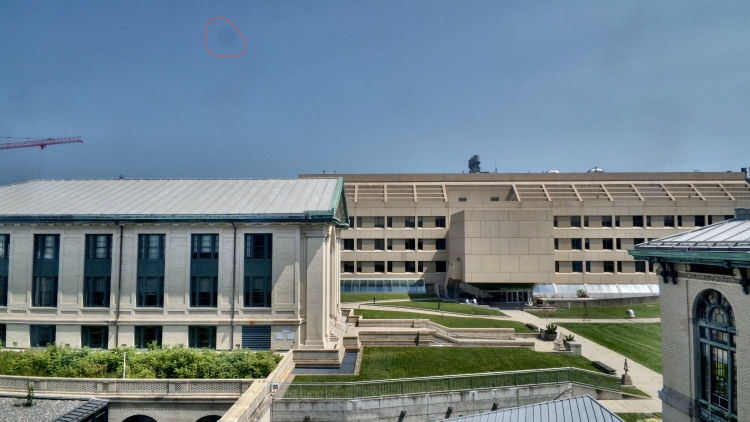
#> input picture Unknown-2.jpeg, 1500 x 843 px (shown at 1/2 size)
$ python -i hdrfuse.py   (imports and definitions only)
#> lines starting #> are read from the running program, lines starting #| are printed output that depends on the picture
#> further down, picture is the input picture: shape (843, 1500, 3); mean B, G, R 137.4, 129.1, 112.5
#!/usr/bin/env /Users/proofsandreasons/monitor/venv/bin/python3
"""hdrfuse.py — exposure-fusion (Mertens) of N bracketed JPEGs into one display JPEG.

Mertens fusion needs NO exposure metadata: each pixel is weighted by local contrast,
saturation, and well-exposedness, then blended in a Laplacian pyramid. That makes it
robust to our approximate UVC brackets and gives a natural, tone-mapped-looking result
(no HDR "grunge"). At 4K a 5-frame fuse is ~1 s on the M1.

Usage: hdrfuse.py OUT.jpg IN1.jpg IN2.jpg [IN3.jpg ...]
Fail-soft: with <2 readable frames it passes the single frame through (or errors if none),
so a bracket hiccup never leaves the caller without an image.
"""
import sys, cv2, numpy as np

JPEG_Q = 92
# Mertens exposure fusion is intentionally FLAT (it avoids HDR halos by staying
# conservative), which reads as milky/low-contrast. Restore a natural "pop" with a
# gentle post-pass: local contrast (CLAHE on L), then global saturation + a mild
# S-curve. Tuned 2026-07-20 against a daytime bracket; adjust here to taste.
CLAHE_CLIP = 1.4          # local-contrast strength (0 disables); keep low so clear sky doesn't get blocky
SAT = 1.20                # saturation multiplier
CON = 1.12                # global contrast multiplier around PIVOT
PIVOT = 118.0             # mid-tone the contrast curve pivots on


def enhance(bgr):
    if CLAHE_CLIP > 0:
        lab = cv2.cvtColor(bgr, cv2.COLOR_BGR2LAB)
#> lab: shape (843, 1500, 3); mean of channels 0, 1, 2 134.2, 125, 121.9
        l, a, b = cv2.split(lab)
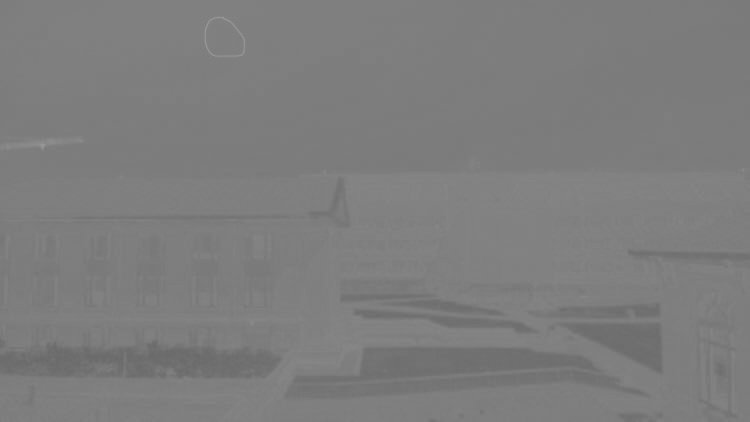
#> a: shape (843, 1500) (shown at 1/2 size); min 104, max 157, mean 125
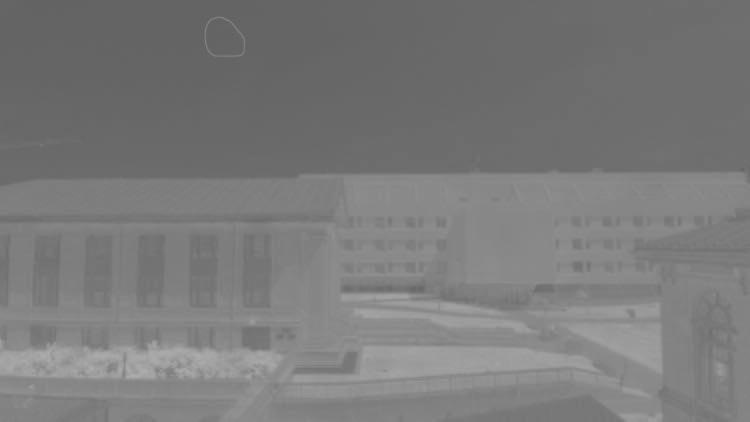
#> b: shape (843, 1500) (shown at 1/2 size); min 96, max 173, mean 121.9
        l = cv2.createCLAHE(clipLimit=CLAHE_CLIP, tileGridSize=(8, 8)).apply(l)
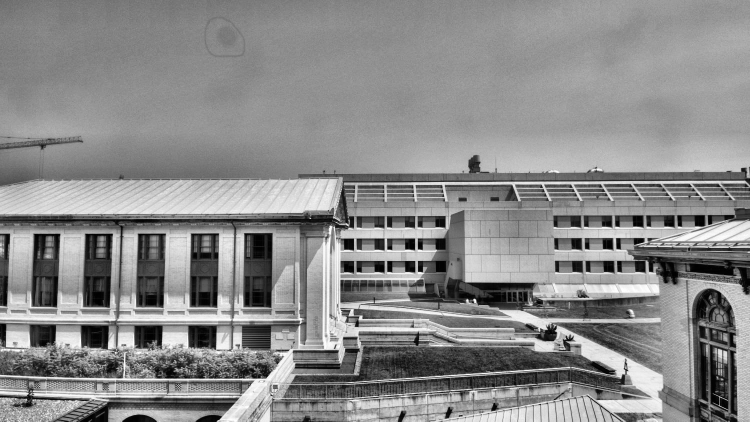
#> l: shape (843, 1500) (shown at 1/2 size); min 0, max 255, mean 138.4
        bgr = cv2.cvtColor(cv2.merge([l, a, b]), cv2.COLOR_LAB2BGR)
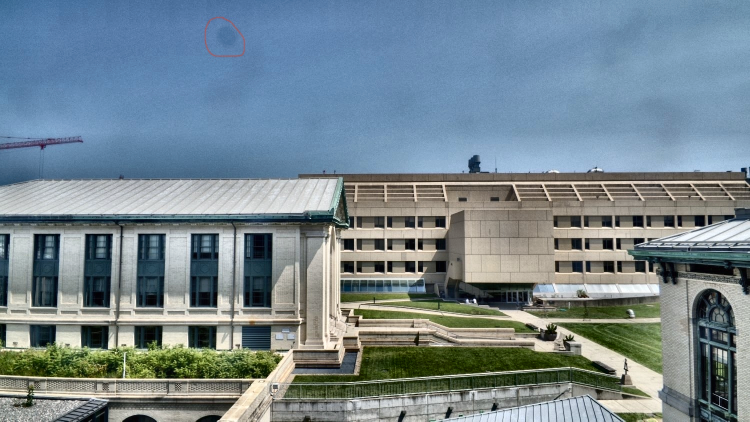
#> bgr: shape (843, 1500, 3) (shown at 1/2 size); mean B, G, R 142.2, 133.9, 117.2
    hsv = cv2.cvtColor(bgr, cv2.COLOR_BGR2HSV).astype(np.float32)
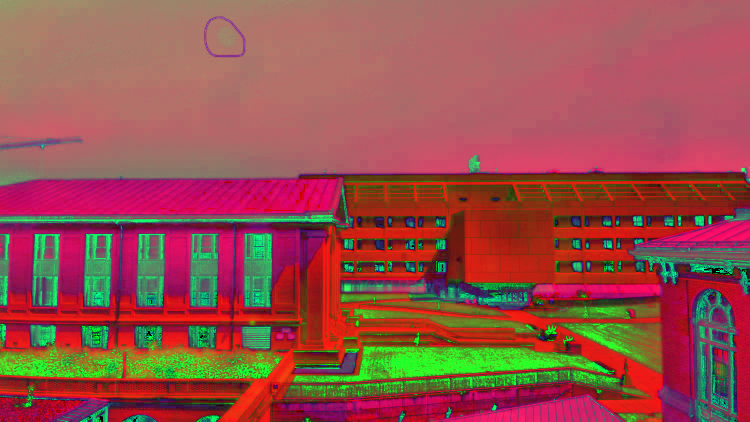
#> hsv: shape (843, 1500, 3) float32 (shown at 1/2 size); mean B, G, R 75.1, 79.4, 151.4
    hsv[:, :, 1] = np.clip(hsv[:, :, 1] * SAT, 0, 255)
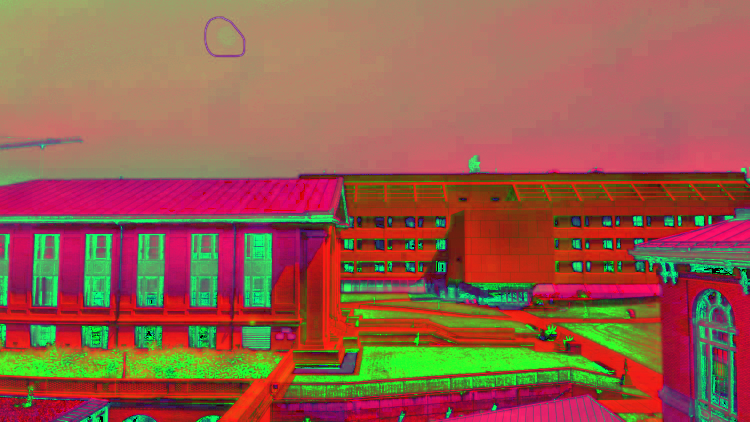
#> hsv: shape (843, 1500, 3) float32 (shown at 1/2 size); mean B, G, R 75.1, 94.1, 151.4
    bgr = cv2.cvtColor(hsv.astype(np.uint8), cv2.COLOR_HSV2BGR)
    return np.clip((bgr.astype(np.float32) - PIVOT) * CON + PIVOT, 0, 255).astype(np.uint8)
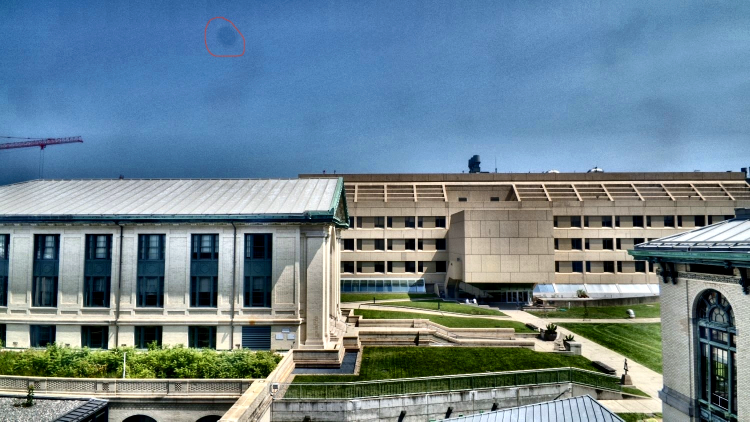
#> returned value: shape (843, 1500, 3) (shown at 1/2 size); mean of channels 0, 1, 2 143.1, 131.2, 109.1; drawn as B, G, R


def main():
    if len(sys.argv) < 3:
        print("usage: hdrfuse.py OUT.jpg IN1.jpg IN2.jpg [...]", file=sys.stderr)
        return 2
    out, ins = sys.argv[1], sys.argv[2:]
    imgs = [im for im in (cv2.imread(p) for p in ins) if im is not None]
    if not imgs:
        print("hdrfuse: no readable input frames", file=sys.stderr)
        return 1
    # Guard against a size mismatch (shouldn't happen — all frames are 4K from the same
    # camera — but a torn frame could differ): keep only frames matching the first shape.
    shape = imgs[0].shape
    imgs = [im for im in imgs if im.shape == shape]
    if len(imgs) < 2:
        cv2.imwrite(out, imgs[0], [cv2.IMWRITE_JPEG_QUALITY, JPEG_Q])
        print(f"hdrfuse: only {len(imgs)} usable frame — passed through -> {out}")
        return 0
    # Correct fixed lens/glass spots on the RAW frames BEFORE fusion + enhance. The
    # attenuation is multiplicative (~2%) and exposure-independent, so dividing it out on the
    # raw frames is exact; doing it after enhance() under-corrects (contrast amplifies the dip).
    try:
        import flatfield; imgs = [flatfield.apply(im) for im in imgs]
    except Exception as e:
        print("hdrfuse: flatfield skipped:", e)
    fused = cv2.createMergeMertens().process(imgs)            # float32 0..1
    fused = enhance(np.clip(fused * 255.0, 0, 255).astype(np.uint8))   # restore contrast+colour "pop"
    cv2.imwrite(out, fused, [cv2.IMWRITE_JPEG_QUALITY, JPEG_Q])
    print(f"hdrfuse: fused {len(imgs)} frames (enhanced, spots corrected) -> {out}")
    return 0


# [2 lines not run here, left out]

>>> import cv2
>>> picture = cv2.imread('../Unknown-2.jpeg')
>>> result = enhance(picture)

$ run again, on seen_on_dashboard.jpg
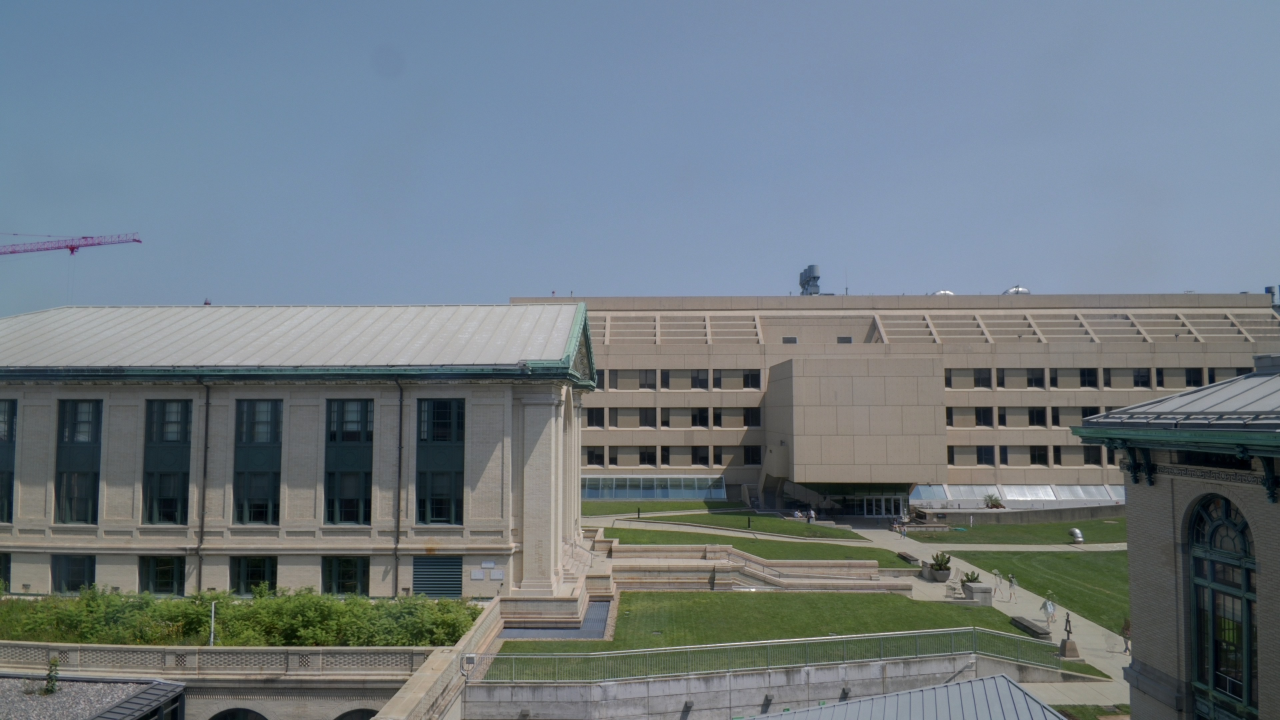
#> input picture seen_on_dashboard.jpg, 3840 x 2160 px (shown at 1/3 size)
#> picture is the input picture: shape (2160, 3840, 3); mean B, G, R 128.8, 121.7, 111.2
#> lab: shape (2160, 3840, 3); mean of channels 0, 1, 2 127.7, 126.2, 123.2
#> in enhance, `l = cv2.createCLAHE(clipLimit=CLAHE_CLIP, tileGridSize=(8, 8)).apply(l)`:
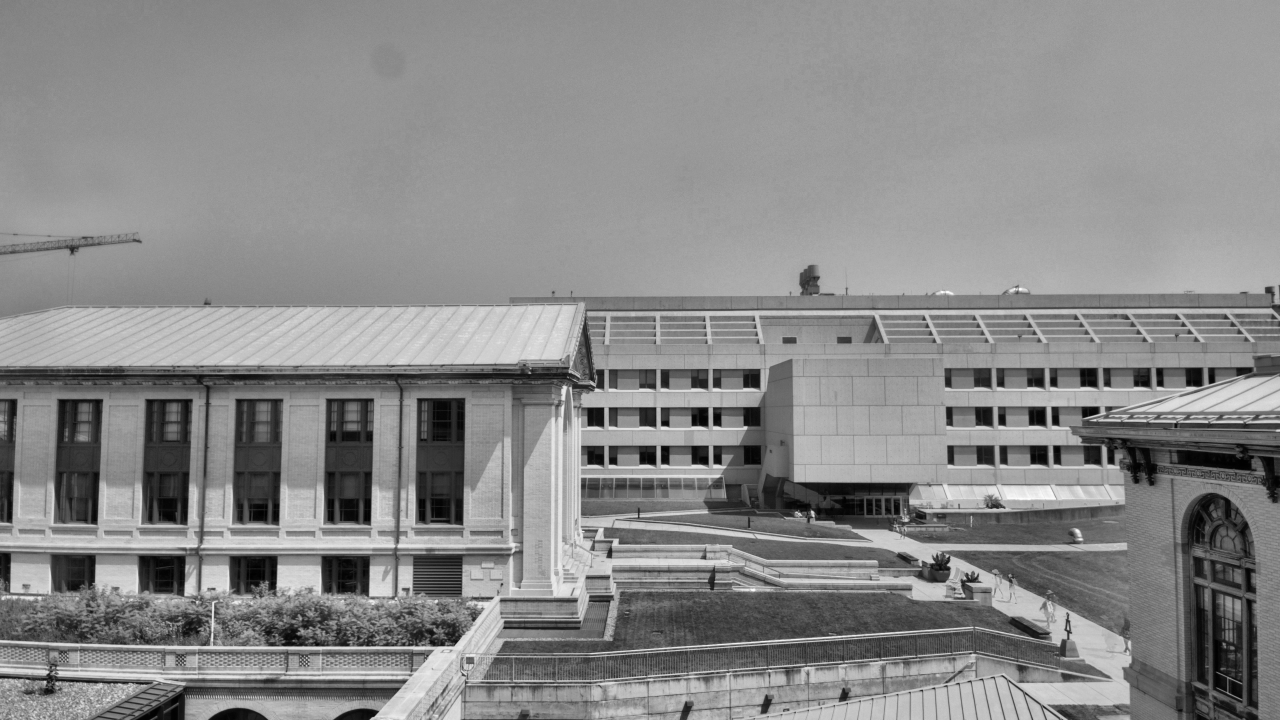
#> l: shape (2160, 3840) (shown at 1/3 size); min 0, max 255, mean 137.1
#> in enhance, `hsv[:, :, 1] = np.clip(hsv[:, :, 1] * SAT, 0, 255)`:
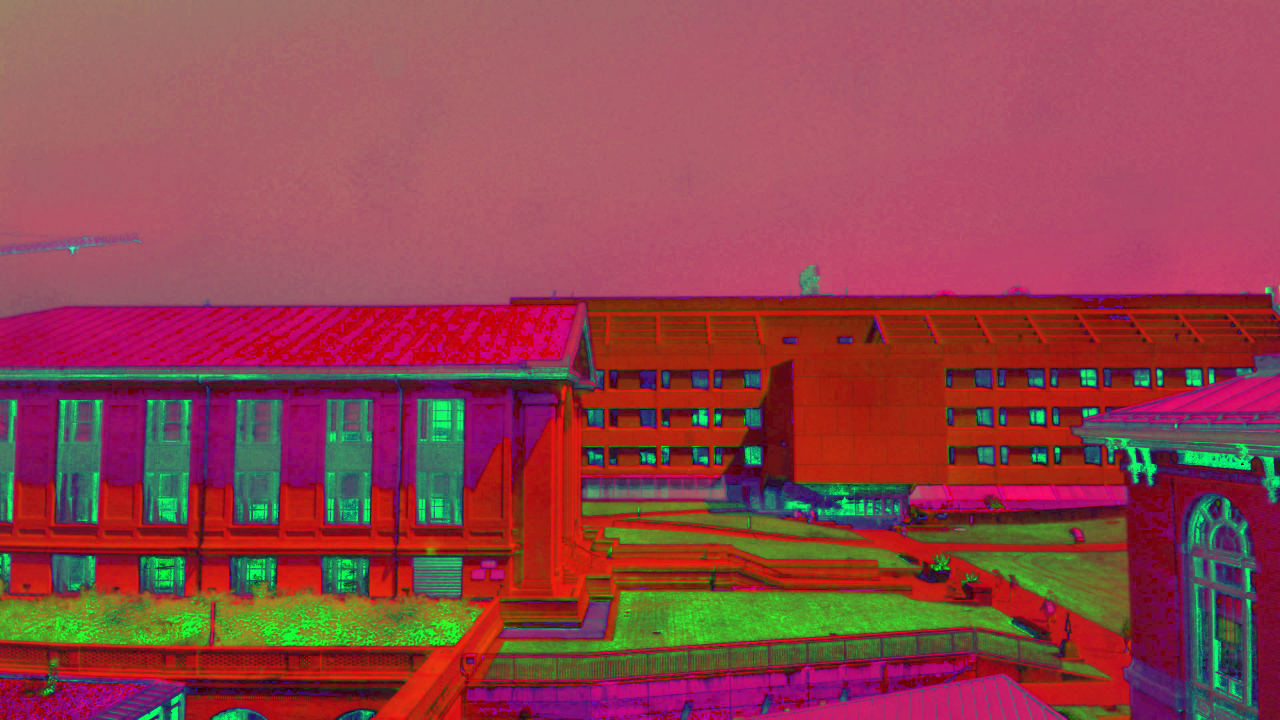
#> hsv: shape (2160, 3840, 3) float32 (shown at 1/3 size); mean B, G, R 73.9, 67.5, 146.4
